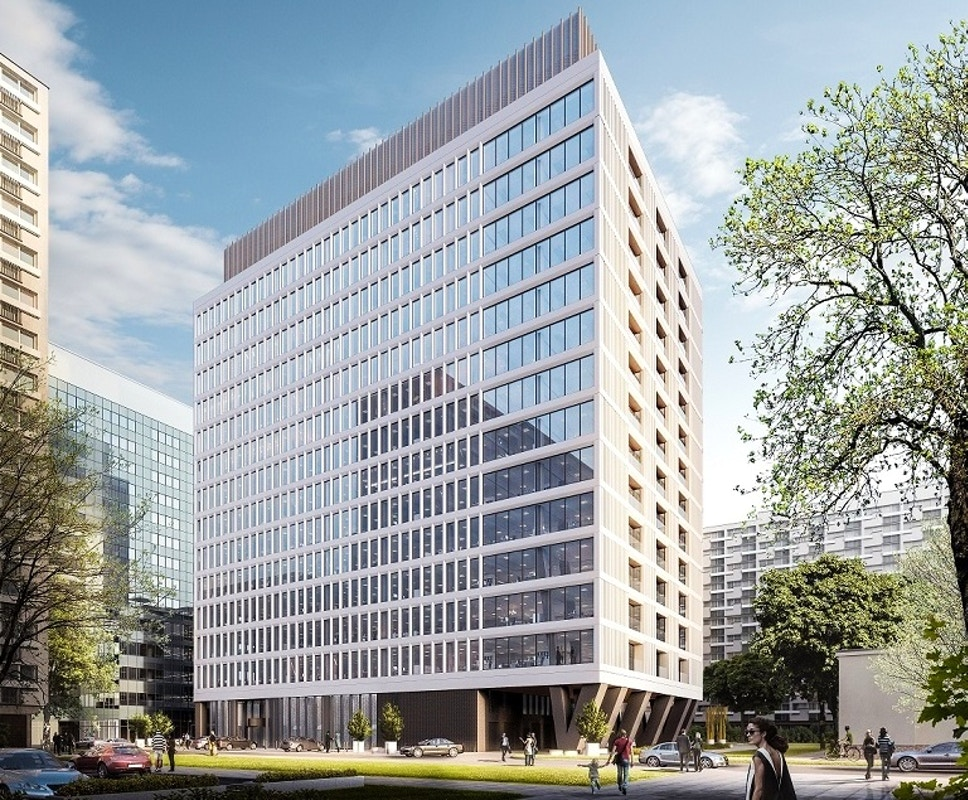
%> input picture 210415/Atrium2.jpg, 968 x 800 px
$ octave ex_1.m   (GNU Octave 9; MATLAB toolbox functions it lacks are replaced by stand-ins)
%> lines starting %> are read from the running program, lines starting %| are printed output that depends on the picture
% 1. Load and display the blobs test image.
I = imread('Atrium2.jpg');
%> I is the input picture: size 800x968x3 uint8; mean R, G, B 155.6, 162.1, 163.5
figure(1), imshow(I), title('Original Image');
% Dilation
% 2. Create a 3x3 structuring element with all coefﬁcients equal to 1.
SE_1 = strel('square',3);
% 3. Perform dilation using the generated SE and display the results.
I_dil_1 = imdilate(I,SE_1);
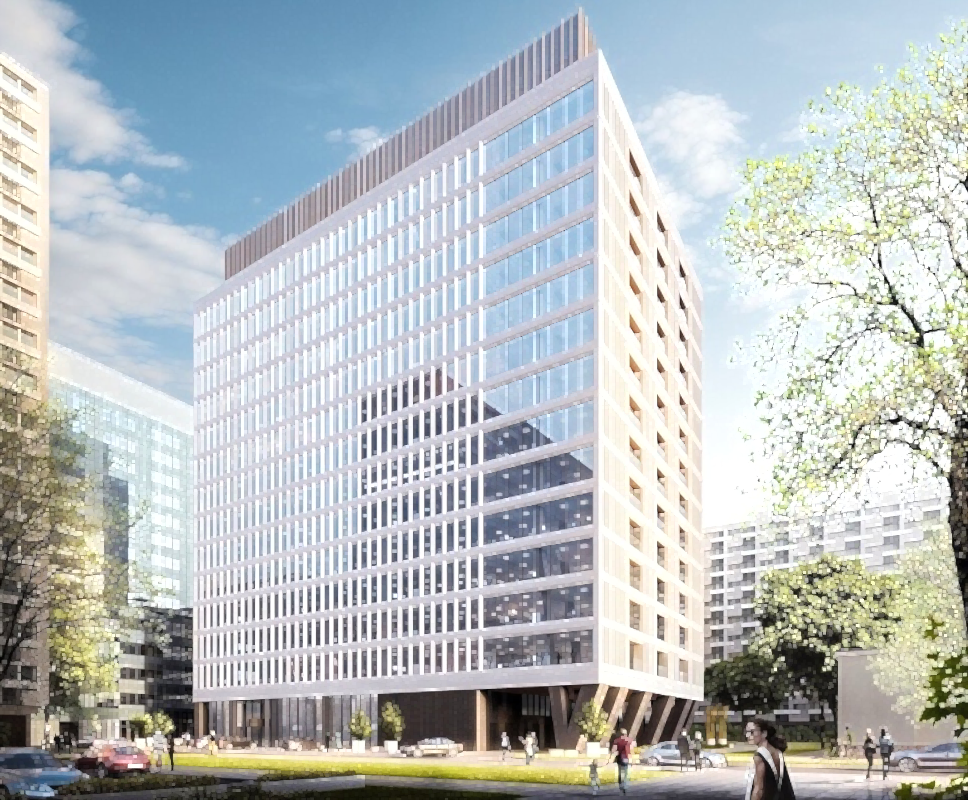
%> I_dil_1: size 800x968x3 uint8; mean R, G, B 182.9, 189.3, 190.5
figure(2), imshow(I_dil_1), title('Dilated with 3x3');
% Let us now see what happens when using a SE shape other than a square.
% 4. Create a 1 × 7 SE with all elements equal to 1 and dilate the image.
SE_2 = strel('rectangle', [1 7]);
I_dil_2 = imdilate(I, SE_2);
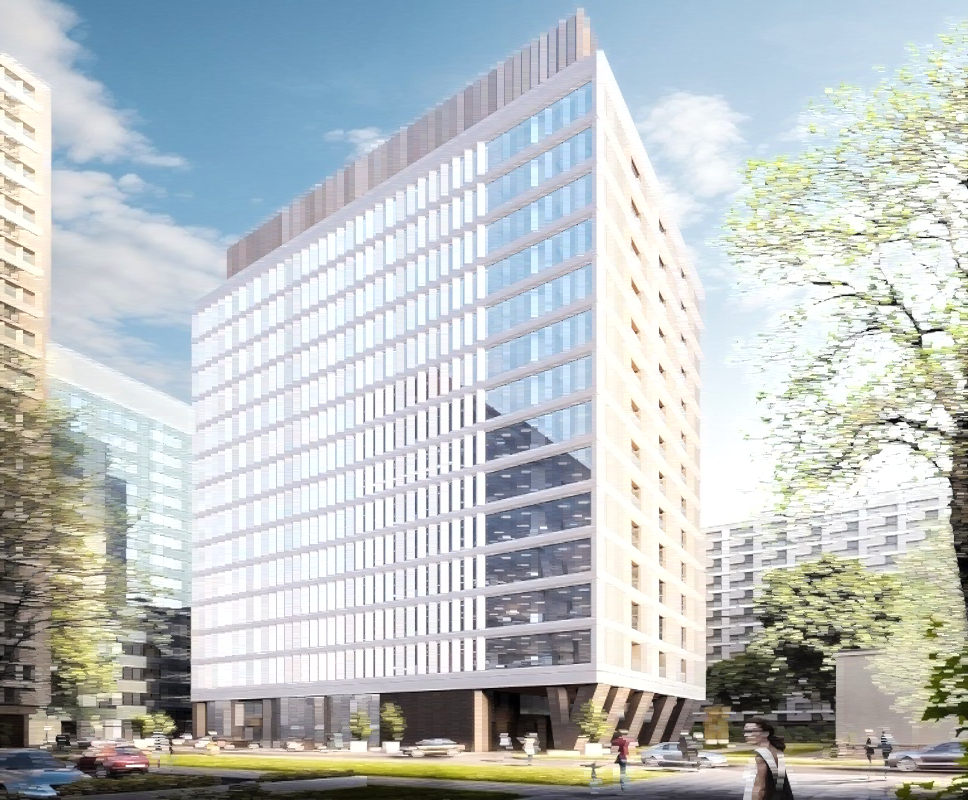
%> I_dil_2: size 800x968x3 uint8; mean R, G, B 187.7, 193.8, 194.6
figure(3), imshow(I_dil_2), title('Dilated with 1x7');
SE_2_2 = strel('rectangle', [7 1]);
I_dil_2_2 = imdilate(I, SE_2_2);
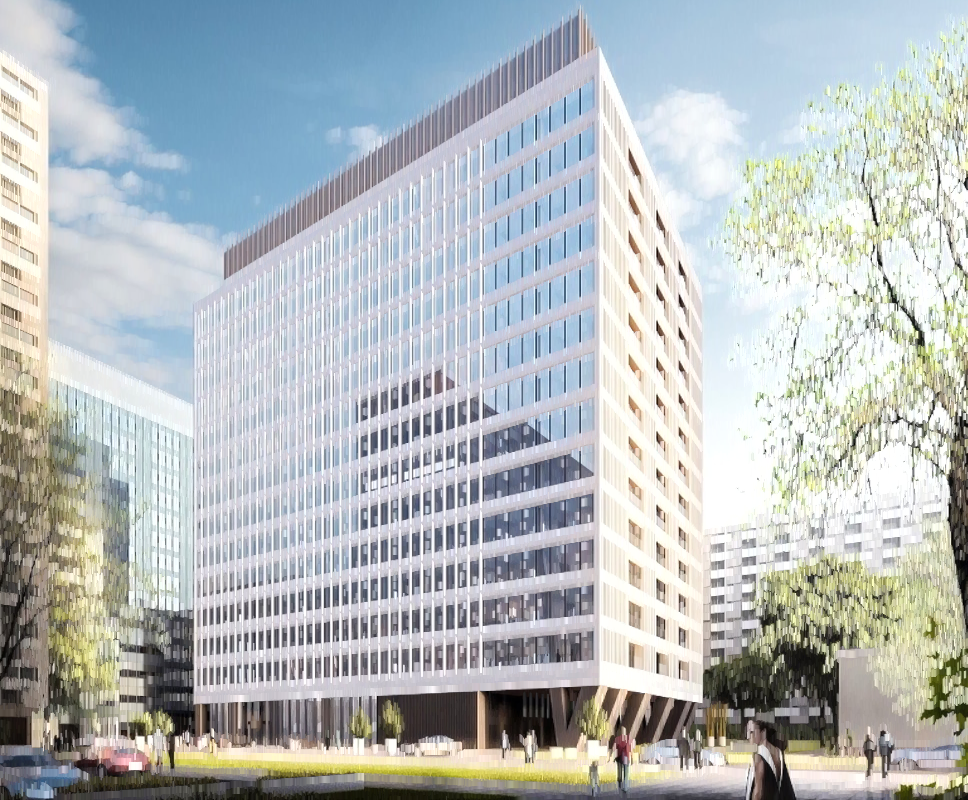
%> I_dil_2_2: size 800x968x3 uint8; mean R, G, B 180.5, 186.8, 188.4
figure(4), imshow(I_dil_2_2), title('Dilated with 7x1');
